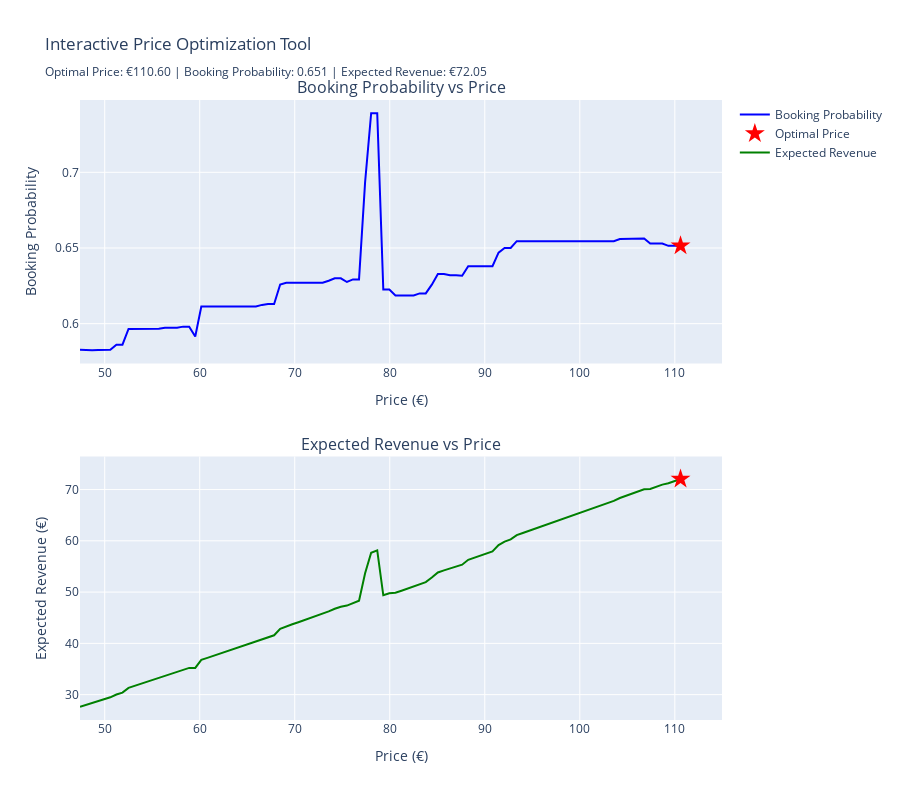

The notebook cell saved with this chart:
### Markdown cell above
### 3. Interactive Price Optimization Tool

This interactive tool allows you to input listing features and find the optimal price that maximizes expected revenue.

### Code cell
def create_interactive_pricing_tool(listing_features, model, price_range_factor=0.4, n_points=100):
    """
    Create an interactive visualization for price optimization.
    
    Parameters:
    - listing_features: dict or pandas Series with listing features
    - model: trained model for booking probability prediction
    - price_range_factor: factor to determine price range (0.4 = ±40%)
    - n_points: number of price points to evaluate
    """
    # Convert dict to Series if needed
    if isinstance(listing_features, dict):
        # Create a row matching X_test structure
        row = X_test.iloc[0].copy()
        for key, value in listing_features.items():
            if key in row.index:
                row[key] = value
        listing_features = row
    
    base_price = float(listing_features['price_clean'])
    price_grid = np.linspace(
        (1 - price_range_factor) * base_price,
        (1 + price_range_factor) * base_price,
        n_points
    )
    
    # Get predictions
    curve = simulate_pricing_curve(row=listing_features, model=model, price_grid=price_grid, price_col='price_clean')
    print(curve)
    curve['expected_revenue'] = curve['price'] * curve['booking_prob']
    
    # Find optimal price
    optimal_idx = curve['expected_revenue'].idxmax()
    optimal_price = curve.loc[optimal_idx, 'price']
    optimal_prob = curve.loc[optimal_idx, 'booking_prob']
    optimal_revenue = curve.loc[optimal_idx, 'expected_revenue']
    
    # Create interactive plot
    fig = make_subplots(
        rows=2, cols=1,
        subplot_titles=('Booking Probability vs Price', 'Expected Revenue vs Price'),
        vertical_spacing=0.15,
        row_heights=[0.5, 0.5]
    )
    
    # Booking probability plot
    fig.add_trace(
        go.Scatter(
            x=curve['price'],
            y=curve['booking_prob'],
            mode='lines',
            name='Booking Probability',
            line=dict(color='blue', width=2),
            hovertemplate='Price: €%{x:.2f}<br>Probability: %{y:.3f}<extra></extra>'
        ),
        row=1, col=1
    )
    
    # Mark optimal point on probability plot
    fig.add_trace(
        go.Scatter(
            x=[optimal_price],
            y=[optimal_prob],
            mode='markers',
            name='Optimal Price',
            marker=dict(color='red', size=15, symbol='star'),
            hovertemplate='Optimal Price: €%{x:.2f}<br>Probability: %{y:.3f}<extra></extra>'
        ),
        row=1, col=1
    )
    
    # Expected revenue plot
    fig.add_trace(
        go.Scatter(
            x=curve['price'],
            y=curve['expected_revenue'],
            mode='lines',
            name='Expected Revenue',
            line=dict(color='green', width=2),
            hovertemplate='Price: €%{x:.2f}<br>Expected Revenue: €%{y:.2f}<extra></extra>'
        ),
        row=2, col=1
    )
    
    # Mark optimal point on revenue plot
    fig.add_trace(
        go.Scatter(
            x=[optimal_price],
            y=[optimal_revenue],
            mode='markers',
            name='Optimal Price',
            marker=dict(color='red', size=15, symbol='star'),
            showlegend=False,
            hovertemplate='Optimal Price: €%{x:.2f}<br>Expected Revenue: €%{y:.2f}<extra></extra>'
        ),
        row=2, col=1
    )
    
    # Update layout
    fig.update_xaxes(title_text="Price (€)", row=1, col=1)
    fig.update_yaxes(title_text="Booking Probability", row=1, col=1)
    fig.update_xaxes(title_text="Price (€)", row=2, col=1)
    fig.update_yaxes(title_text="Expected Revenue (€)", row=2, col=1)
    
    fig.update_layout(
        title=f'Interactive Price Optimization Tool<br><sub>Optimal Price: €{optimal_price:.2f} | '
              f'Booking Probability: {optimal_prob:.3f} | Expected Revenue: €{optimal_revenue:.2f}</sub>',
        height=800,
        hovermode='x unified',
        showlegend=True
    )
    
    return fig, optimal_price, optimal_prob, optimal_revenue

# Example: Use a sample listing
sample_row = X_test.sample(1, random_state=42).iloc[0]
fig, opt_price, opt_prob, opt_rev = create_interactive_pricing_tool(sample_row, cal_sigmoid)
fig.show()

### Figure 1 — Plotly figure (JSON) as saved in the notebook; plotly's stock layout.template omitted (floating-point values rounded to 4 significant figures)
{"data": [{"hovertemplate": "Price: €%{x:.2f}<br>Probability: %{y:.3f}<extra></extra>", "line": {"color": "blue", "width": 2}, "mode": "lines", "name": "Booking Probability", "type": "scatter", "x": [47.4, 48.04, 48.68, 49.32, 49.95, 50.59, 51.23, 51.87, 52.51, 53.15, 53.78, 54.42, 55.06, 55.7, 56.34, 56.98, 57.61, 58.25, 58.89, 59.53, 60.17, 60.81, 61.44, 62.08, 62.72, 63.36, 64.0, 64.64, 65.27, 65.91, 66.55, 67.19, 67.83, 68.47, 69.11, 69.74, 70.38, 71.02, 71.66, 72.3, 72.94, 73.57, 74.21, 74.85, 75.49, 76.13, 76.77, 77.4, 78.04, 78.68, 79.32, 79.96, 80.6, 81.23, 81.87, 82.51, 83.15, 83.79, 84.43, 85.06, 85.7, 86.34, 86.98, 87.62, 88.26, 88.89, 89.53, 90.17, 90.81, 91.45, 92.09, 92.73, 93.36, 94.0, 94.64, 95.28, 95.92, 96.56, 97.19, 97.83, 98.47, 99.11, 99.75, 100.4, 101.0, 101.7, 102.3, 102.9, 103.6, 104.2, 104.9, 105.5, 106.1, 106.8, 107.4, 108.0, 108.7, 109.3, 110.0, 110.6], "xaxis": "x", "y": [0.5828, 0.5824, 0.5824, 0.5826, 0.5826, 0.5828, 0.5861, 0.5861, 0.5965, 0.5965, 0.5965, 0.5965, 0.5966, 0.5966, 0.5973, 0.5973, 0.5973, 0.598, 0.598, 0.5915, 0.6113, 0.6113, 0.6113, 0.6113, 0.6113, 0.6113, 0.6113, 0.6113, 0.6113, 0.6113, 0.6124, 0.613, 0.613, 0.6259, 0.627, 0.627, 0.627, 0.627, 0.627, 0.627, 0.627, 0.6284, 0.63, 0.63, 0.6275, 0.6293, 0.6293, 0.6935, 0.7391, 0.7391, 0.6226, 0.6226, 0.6187, 0.6187, 0.6187, 0.6187, 0.62, 0.62, 0.6258, 0.6329, 0.6329, 0.632, 0.632, 0.6317, 0.638, 0.638, 0.638, 0.6379, 0.6379, 0.6469, 0.65, 0.65, 0.6545, 0.6545, 0.6545, 0.6545, 0.6545, 0.6545, 0.6545, 0.6545, 0.6545, 0.6544, 0.6544, 0.6544, 0.6544, 0.6544, 0.6544, 0.6544, 0.6544, 0.6559, 0.6559, 0.6559, 0.6562, 0.6562, 0.6529, 0.6529, 0.6529, 0.6514, 0.6514, 0.6514], "yaxis": "y"}, {"hovertemplate": "Optimal Price: €%{x:.2f}<br>Probability: %{y:.3f}<extra></extra>", "marker": {"color": "red", "size": 15, "symbol": "star"}, "mode": "markers", "name": "Optimal Price", "type": "scatter", "x": [110.6], "xaxis": "x", "y": [0.6514], "yaxis": "y"}, {"hovertemplate": "Price: €%{x:.2f}<br>Expected Revenue: €%{y:.2f}<extra></extra>", "line": {"color": "green", "width": 2}, "mode": "lines", "name": "Expected Revenue", "type": "scatter", "x": [47.4, 48.04, 48.68, 49.32, 49.95, 50.59, 51.23, 51.87, 52.51, 53.15, 53.78, 54.42, 55.06, 55.7, 56.34, 56.98, 57.61, 58.25, 58.89, 59.53, 60.17, 60.81, 61.44, 62.08, 62.72, 63.36, 64.0, 64.64, 65.27, 65.91, 66.55, 67.19, 67.83, 68.47, 69.11, 69.74, 70.38, 71.02, 71.66, 72.3, 72.94, 73.57, 74.21, 74.85, 75.49, 76.13, 76.77, 77.4, 78.04, 78.68, 79.32, 79.96, 80.6, 81.23, 81.87, 82.51, 83.15, 83.79, 84.43, 85.06, 85.7, 86.34, 86.98, 87.62, 88.26, 88.89, 89.53, 90.17, 90.81, 91.45, 92.09, 92.73, 93.36, 94.0, 94.64, 95.28, 95.92, 96.56, 97.19, 97.83, 98.47, 99.11, 99.75, 100.4, 101.0, 101.7, 102.3, 102.9, 103.6, 104.2, 104.9, 105.5, 106.1, 106.8, 107.4, 108.0, 108.7, 109.3, 110.0, 110.6], "xaxis": "x2", "y": [27.63, 27.98, 28.35, 28.73, 29.11, 29.48, 30.03, 30.4, 31.32, 31.7, 32.08, 32.46, 32.85, 33.23, 33.65, 34.03, 34.42, 34.84, 35.22, 35.21, 36.78, 37.17, 37.56, 37.95, 38.34, 38.73, 39.12, 39.51, 39.9, 40.29, 40.76, 41.19, 41.58, 42.85, 43.33, 43.73, 44.13, 44.53, 44.93, 45.33, 45.73, 46.23, 46.75, 47.15, 47.37, 47.9, 48.31, 53.68, 57.68, 58.15, 49.38, 49.78, 49.86, 50.26, 50.65, 51.05, 51.55, 51.95, 52.83, 53.83, 54.24, 54.57, 54.97, 55.34, 56.3, 56.71, 57.12, 57.52, 57.93, 59.16, 59.86, 60.27, 61.11, 61.53, 61.95, 62.36, 62.78, 63.2, 63.62, 64.03, 64.45, 64.86, 65.28, 65.69, 66.11, 66.53, 66.95, 67.37, 67.78, 68.36, 68.77, 69.19, 69.65, 70.06, 70.13, 70.54, 70.96, 71.22, 71.63, 72.05], "yaxis": "y2"}, {"hovertemplate": "Optimal Price: €%{x:.2f}<br>Expected Revenue: €%{y:.2f}<extra></extra>", "marker": {"color": "red", "size": 15, "symbol": "star"}, "mode": "markers", "name": "Optimal Price", "showlegend": false, "type": "scatter", "x": [110.6], "xaxis": "x2", "y": [72.05], "yaxis": "y2"}], "layout": {"annotations": [{"font": {"size": 16}, "showarrow": false, "text": "Booking Probability vs Price", "x": 0.5, "xanchor": "center", "xref": "paper", "y": 1, "yanchor": "bottom", "yref": "paper"}, {"font": {"size": 16}, "showarrow": false, "text": "Expected Revenue vs Price", "x": 0.5, "xanchor": "center", "xref": "paper", "y": 0.425, "yanchor": "bottom", "yref": "paper"}], "height": 800, "hovermode": "x unified", "showlegend": true, "title": {"text": "Interactive Price Optimization Tool<br><sub>Optimal Price: €110.60 | Booking Probability: 0.651 | Expected Revenue: €72.05</sub>"}, "xaxis": {"anchor": "y", "domain": [0, 1], "title": {"text": "Price (€)"}}, "xaxis2": {"anchor": "y2", "domain": [0, 1], "title": {"text": "Price (€)"}}, "yaxis": {"anchor": "x", "domain": [0.575, 1], "title": {"text": "Booking Probability"}}, "yaxis2": {"anchor": "x2", "domain": [0, 0.425], "title": {"text": "Expected Revenue (€)"}}}}
